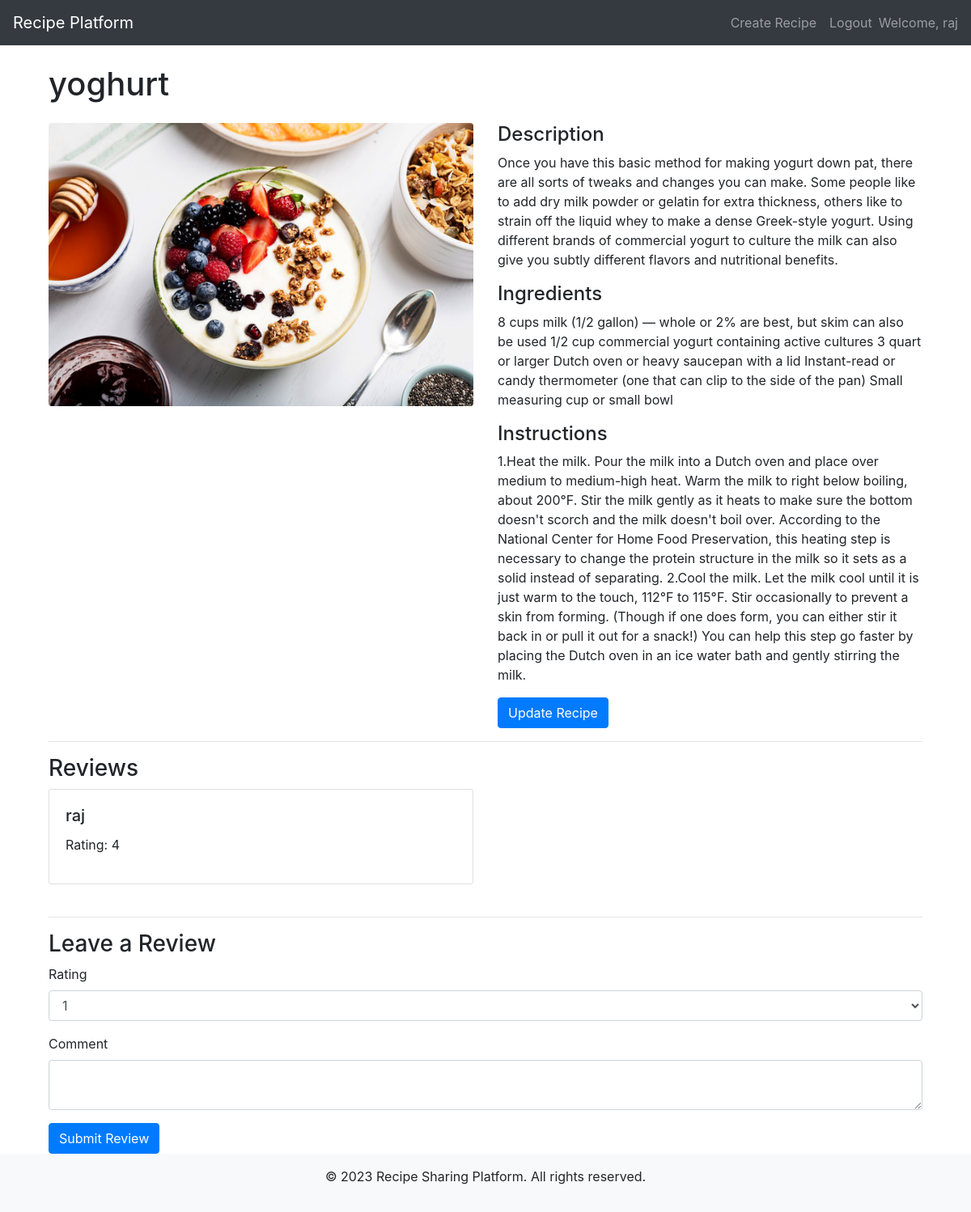
/recipe/8/ (signed in), run on an earlier commit of the app's database.
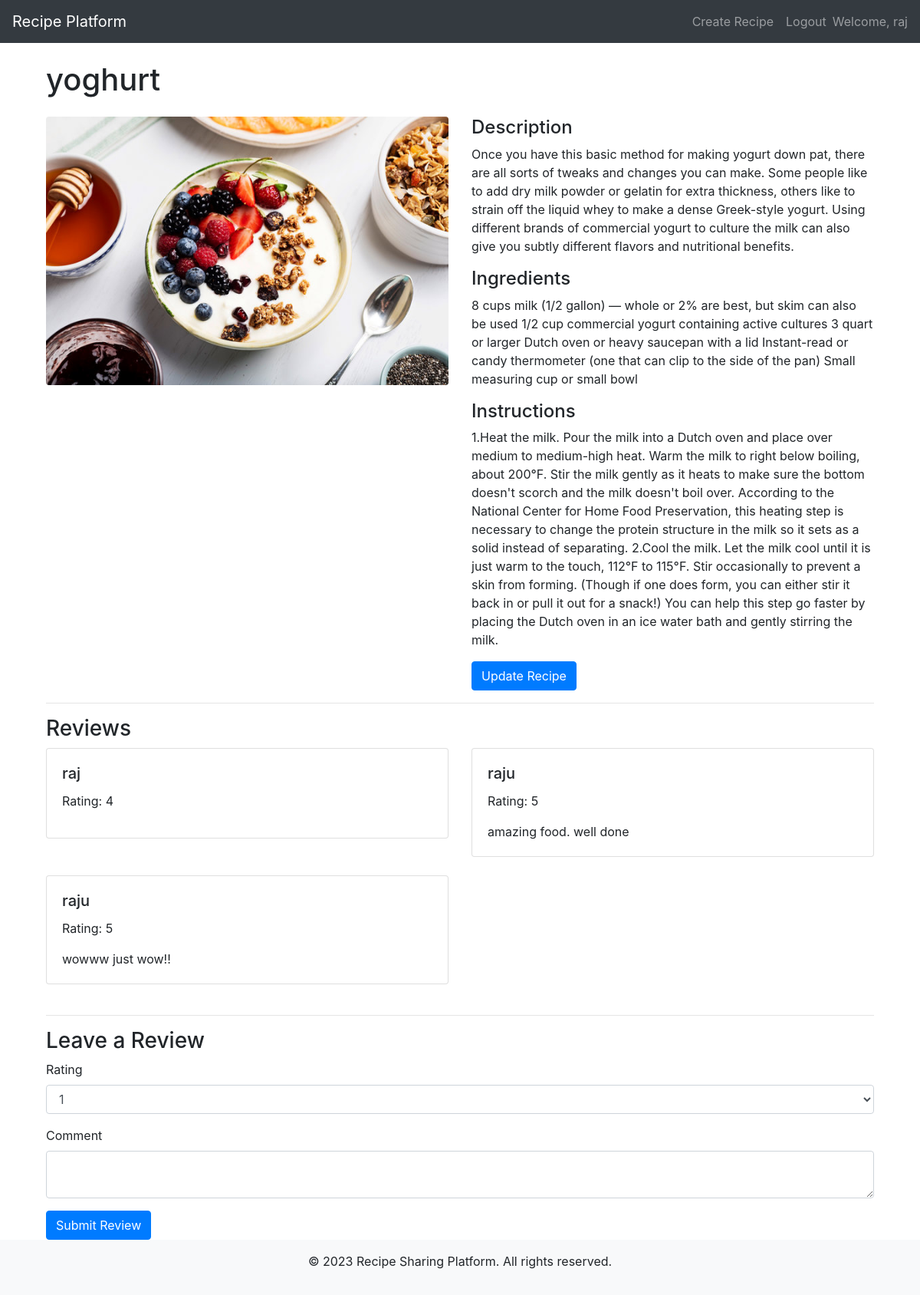
And on a later commit of the database.
### myapp/models.py (models this page shows, shortened)
class Review(models.Model):
    recipe = models.ForeignKey(Recipe, on_delete=models.CASCADE, related_name='reviews')
    user = models.ForeignKey(User, on_delete=models.CASCADE)
    rating = models.PositiveIntegerField()
    comment = models.TextField(blank=True)

### myapp/views.py (the view)
# urls.py: path('recipe/<int:recipe_id>/', views.recipe_detail, name='recipe_detail'),
@login_required
def recipe_detail(request, recipe_id):
    recipe = get_object_or_404(Recipe, pk=recipe_id)
    reviews = recipe.reviews.all()
    if request.method == 'POST':
        form = ReviewForm(request.POST)
        if form.is_valid():
            review = form.save(commit=False)
            review.recipe = recipe
            review.user = request.user
            review.save()
            return redirect('recipe_detail', recipe_id=recipe_id)
    else:
        form = ReviewForm()
    return render(request, 'recipe_detail.html', {'recipe': recipe, 'reviews': reviews, 'form': form})

### myapp/forms.py
class ReviewForm(forms.ModelForm):
    class Meta:
        model = Review
        fields = ['rating', 'comment']

### templates/recipe_detail.html (shortened to what this page needs)
{% extends 'base.html' %} {% block content %}
<div class="container">
  <h1 class="my-4">{{ recipe.title }}</h1>
  <div class="row">
    <div class="col-lg-6">
      {% if recipe.image %}
      <img
        src="{{ recipe.image.url }}"
        class="img-fluid rounded mb-4"
        alt="Recipe Image"
      />
    </div>
    {% endif %}
    <div class="col-lg-6">
      <h4>Description</h4>
      <p>{{ recipe.description }}</p>
      <h4>Ingredients</h4>
      <p>{{ recipe.ingredients }}</p>
      <h4>Instructions</h4>
      <p>{{ recipe.instructions }}</p>
      {% if user.is_authenticated and user == recipe.created_by %}
      <a
        href="{% url 'recipe_edit' recipe_id=recipe.id %}"
        class="btn btn-primary"
        >Update Recipe</a
      >
      {% endif %}
    </div>
  </div>
  <hr />
  <h3>Reviews</h3>
  {% if reviews %}
  <div class="row">
    {% for review in reviews %}
    <div class="col-lg-6 mb-4">
      <div class="card">
        <div class="card-body">
          <h5 class="card-title">{{ review.user.username }}</h5>
          <p class="card-text">Rating: {{ review.rating }}</p>
          <p class="card-text">{{ review.comment }}</p>
        </div>
      </div>
    </div>
    {% endfor %}
  </div>
  {% else %}
  <p>No reviews yet.</p>
  {% endif %}
  <hr />
  <h3>Leave a Review</h3>
  <form method="post" action="{% url 'recipe_detail' recipe_id=recipe.id %}">
    <div class="form-group">
      <label for="id_rating">Rating</label>
      <select id="id_rating" name="rating" class="form-control">
        <option value="1">1</option>
      </select>
    </div>
    <div class="form-group">
      <label for="id_comment">Comment</label>
      <textarea id="id_comment" name="comment" class="form-control"></textarea>
    </div>
    <button type="submit" class="btn btn-primary">Submit Review</button>
  </form>
</div>
{% endblock %}

What changed in the data, as far as the page shows it:
added Review: user.username "raju", rating "5", comment "amazing food. well done"
added Review: user.username "raju", rating "5", comment "wowww just wow!!"
